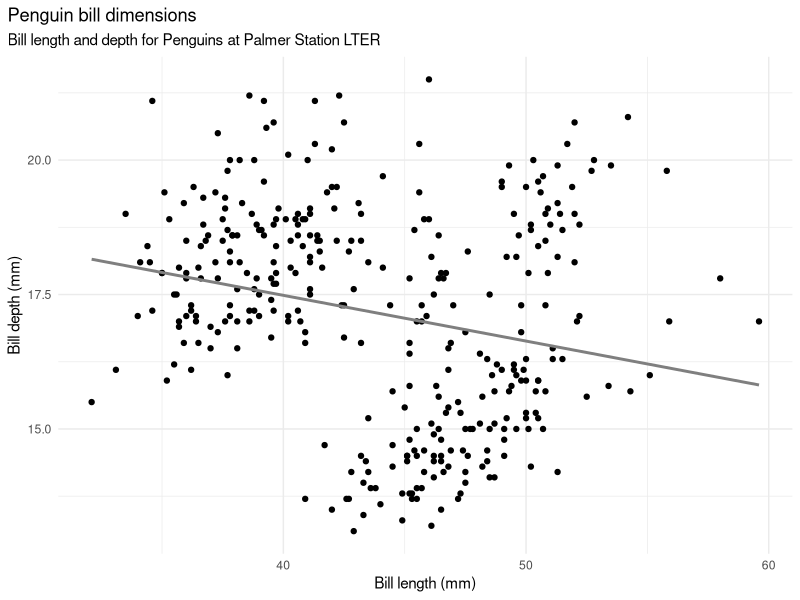
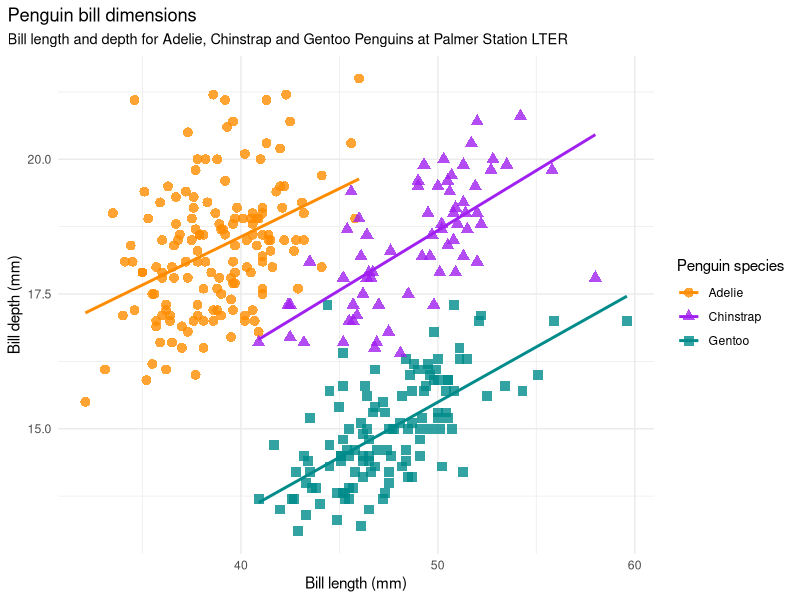

Write the R code that produced these figures, in order.
## ---- chunk 1
#| message: false
library(palmerpenguins)
library(tidyverse)
## ---- chunk 2
penguins
## ---- chunk 3
count(penguins, species)
## ---- chunk 4
count(penguins, species, island, .drop = FALSE)
## ---- chunk 5
penguins |>
  filter(sex == "female",
         species == "Gentoo") |>
  slice_max(body_mass_g, n = 5) |>
  select(contains("bill"))
  
## ---- chunk 6
penguins |>
  summarise(mean_bill_length = mean(bill_length_mm, na.rm = TRUE),
            .by = species)
## ---- chunk 7
#| label: bill-no-species
#| fig-show: hide
ggplot(data = penguins,
       aes(x = bill_length_mm,
           y = bill_depth_mm)) +
  geom_point() +
  geom_smooth(method = "lm", se = FALSE, color = "gray50") +
  labs(title = "Penguin bill dimensions",
       subtitle = "Bill length and depth for Penguins at Palmer Station LTER",
       x = "Bill length (mm)",
       y = "Bill depth (mm)") +
  theme_minimal() + 
  theme(plot.title.position = "plot")
## ---- chunk 8
#| label: bill-species
#| fig-show: hide
#| code-overflow: wrap
ggplot(data = penguins,
       aes(x = bill_length_mm,
           y = bill_depth_mm,
           group = species)) +
  geom_point(aes(color = species, 
                 shape = species),
             size = 3,
             alpha = 0.8) +
  geom_smooth(method = "lm", se = FALSE, aes(color = species)) +
  scale_color_manual(values = c("darkorange","purple","cyan4")) +
  labs(title = "Penguin bill dimensions",
       subtitle = "Bill length and depth for Adelie, Chinstrap and Gentoo Penguins at Palmer Station LTER",
       x = "Bill length (mm)",
       y = "Bill depth (mm)",
       color = "Penguin species",
       shape = "Penguin species") +
  theme_minimal() +
  theme(plot.title.position = "plot",
        plot.subtitle = element_text(size = rel(0.95)))
